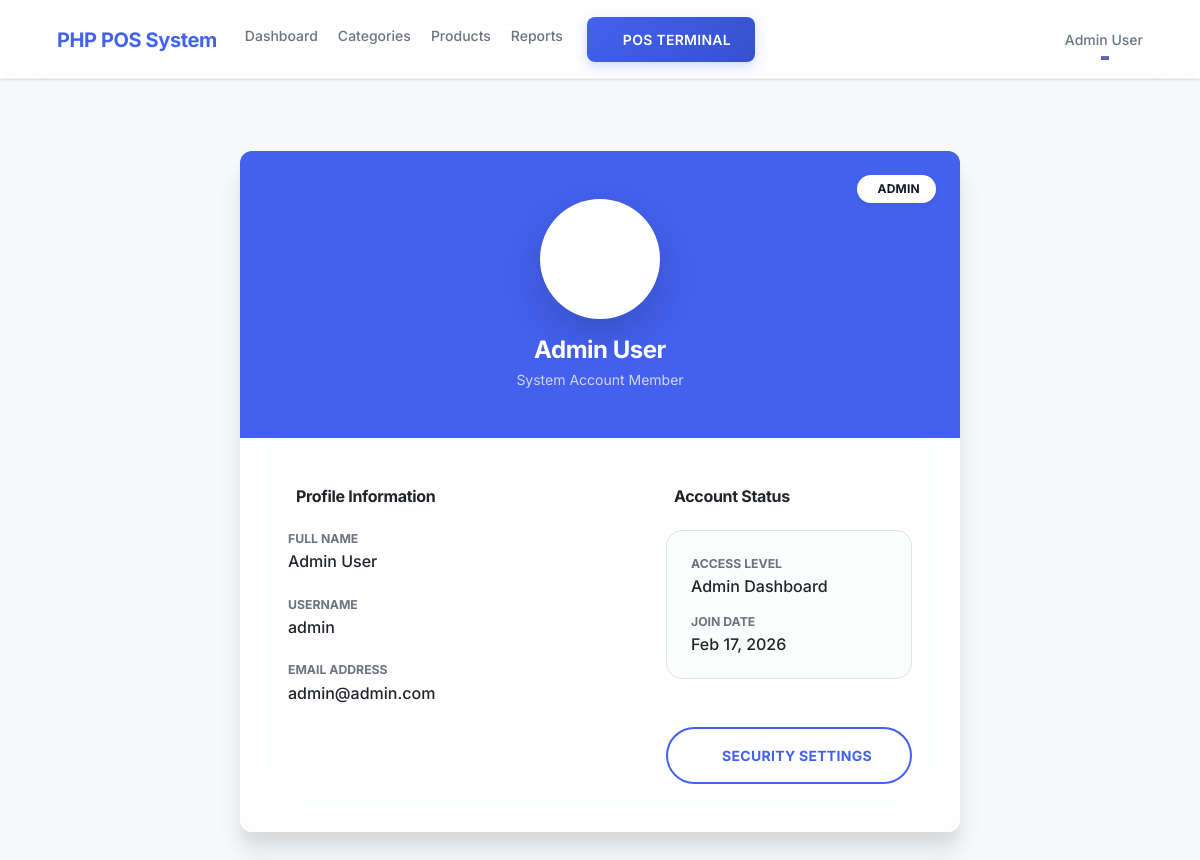
The page /users/profile (signed in) on the database its author committed.
### tables this page shows
CREATE TABLE `users` (
  `id` int(11) NOT NULL,
  `name` varchar(255) NOT NULL,
  `email` varchar(255) NOT NULL,
  `username` varchar(255) NOT NULL,
  `password` varchar(255) NOT NULL,
  `role` enum('admin','cashier') DEFAULT 'cashier',
  `created_at` timestamp NOT NULL DEFAULT current_timestamp()
);

### app/controllers/Users.php (called while the page is built, shortened)
<?php
class Users extends Controller {
    public function __construct(){
        $this->userModel = $this->model('User');
    }
    public function profile(){
        $user = $this->userModel->getUserById($_SESSION['user_id']);
        $data = [
            'user' => $user
        ];
        $this->view('users/profile', $data);
    }
}

### app/libraries/Core.php (called while the page is built, shortened)
<?php
class Core {
    protected $currentMethod = 'index';
    public function __construct(){
        $url = $this->getUrl();
        if(isset($url[0]) && file_exists('../app/controllers/' . ucwords($url[0]) . '.php')){
            unset($url[0]);
        }
        $this->currentController = new $this->currentController;
        if(isset($url[1])){
            if(method_exists($this->currentController, $url[1])){
                $this->currentMethod = $url[1];
                unset($url[1]);
            }
        }
        $this->params = $url ? array_values($url) : [];
        call_user_func_array([$this->currentController, $this->currentMethod], $this->params);
    }
    public function getUrl(){
        if(isset($_GET['url'])){
            $url = rtrim($_GET['url'], '/');
            $url = filter_var($url, FILTER_SANITIZE_URL);
            $url = explode('/', $url);
            return $url;
        }
    }
}

### public/index.php (called while the page is built, shortened)
<?php
$init = new Core;

### app/libraries/Database.php (called while the page is built, shortened)
<?php
class Database {
    private $host = DB_HOST;
    private $user = DB_USER;
    private $pass = DB_PASS;
    private $dbname = DB_NAME;
    public $dbh;
    private $stmt;
    public function __construct(){
        $dsn = 'mysql:host=' . $this->host . ';dbname=' . $this->dbname;
        $options = array(
            PDO::ATTR_PERSISTENT => true,
            PDO::ATTR_ERRMODE => PDO::ERRMODE_EXCEPTION
        );
        try{
            $this->dbh = new PDO($dsn, $this->user, $this->pass, $options);
        } catch(PDOException $e){
            $this->error = $e->getMessage();
            echo $this->error;
        }
    }
    public function query($sql){
        $this->stmt = $this->dbh->prepare($sql);
    }
    public function bind($param, $value, $type = null){
        if(is_null($type)){
            switch(true){
                case is_int($value):
                    $type = PDO::PARAM_INT;
                    break;
            }
        }
        $this->stmt->bindValue($param, $value, $type);
    }
    public function execute(){
        return $this->stmt->execute();
    }
    public function single(){
        $this->execute();
        return $this->stmt->fetch(PDO::FETCH_OBJ);
    }
}

### app/models/User.php (called while the page is built, shortened)
<?php
class User {
    private $db;
    public function __construct(){
        $this->db = new Database;
    }
    public function getUserById($id){
        $this->db->query('SELECT * FROM users WHERE id = :id');
        $this->db->bind(':id', $id);
        return $this->db->single();
    }
}

### app/views/users/profile.php (the view, shortened to what this page needs)
<?php require APPROOT . '/views/inc/header.php'; ?>
<div class="container py-5">
    <div class="row justify-content-center">
        <div class="col-md-8">
            <div class="glass-card shadow-xl p-0 overflow-hidden border-0">
                <div class="bg-primary bg-gradient p-5 text-center text-white position-relative">
                    <div class="position-absolute top-0 end-0 p-4">
                        <span class="badge bg-white text-primary rounded-pill px-3 py-2 shadow-sm fw-bold">
                            <i class="ph-bold ph-shield-check me-1"></i><?php echo strtoupper($data['user']->role); ?>
                        </span>
                    </div>
                    <div class="avatar-circle bg-white text-primary mx-auto mb-3 shadow-lg d-flex align-items-center justify-content-center" style="width: 120px; height: 120px; border-radius: 50%;">
                    </div>
                    <h2 class="fw-bold mb-1"><?php echo $data['user']->name; ?></h2>
                    <p class="opacity-75 mb-0">System Account Member</p>
                </div>
                <div class="p-5">
                    <div class="row">
                        <div class="col-md-7">
                            <h5 class="fw-bold text-dark mb-4 d-flex align-items-center">
                                <i class="ph-bold ph-identification-card me-2 text-primary"></i> Profile Information
                            </h5>
                            <div class="d-flex flex-column gap-4">
                                <div class="profile-info-item">
                                    <label class="text-secondary small fw-bold text-uppercase mb-1 d-block">Full Name</label>
                                    <div class="h6 mb-0 text-dark"><?php echo $data['user']->name; ?></div>
                                </div>
                                <div class="profile-info-item">
                                    <label class="text-secondary small fw-bold text-uppercase mb-1 d-block">Username</label>
                                    <div class="h6 mb-0 text-dark"><?php echo $data['user']->username; ?></div>
                                </div>
                                <div class="profile-info-item">
                                    <label class="text-secondary small fw-bold text-uppercase mb-1 d-block">Email Address</label>
                                    <div class="h6 mb-0 text-dark"><?php echo $data['user']->email; ?></div>
                                </div>
                            </div>
                        </div>
                        <div class="col-md-5">
                            <h5 class="fw-bold text-dark mb-4 d-flex align-items-center">
                                <i class="ph-bold ph-shield-star me-2 text-primary"></i> Account Status
                            </h5>
                            <div class="glass p-4 rounded-4 bg-light bg-opacity-50 border">
                                <div class="mb-3">
                                    <label class="text-secondary small fw-bold text-uppercase mb-1 d-block">Access Level</label>
                                    <div class="h6 mb-0 text-dark"><?php echo ucfirst($data['user']->role); ?> Dashboard</div>
                                </div>
                                <div class="mb-0">
                                    <label class="text-secondary small fw-bold text-uppercase mb-1 d-block">Join Date</label>
                                    <div class="h6 mb-0 text-dark"><?php echo date('M d, Y', strtotime($data['user']->created_at)); ?></div>
                                </div>
                            </div>
                            <div class="mt-5">
                                <a href="<?php echo URLROOT; ?>/users/changePassword" class="btn btn-outline-primary w-100 py-3 rounded-pill fw-bold">
                                    <i class="ph-bold ph-key me-2"></i> SECURITY SETTINGS
                                </a>
                            </div>
                        </div>
                    </div>
                </div>
            </div>
        </div>
    </div>
</div>
<?php require APPROOT . '/views/inc/footer.php'; ?>

### rows shown on the page
users: role "ADMIN", name "Admin User", username "admin", email "admin@admin.com", role "Admin", created_at "Feb 17, 2026"

### other values the page prints
SITENAME "PHP POS System"
$_SESSION['user_name'] "Admin User"
